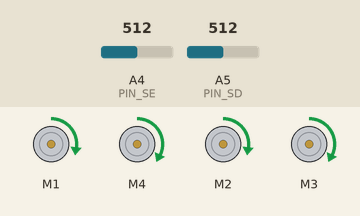
This sketch was run on a simulated Arduino Uno, built with avr-gcc and run on an emulated ATmega328P. Shown: 4 × DC motor (green arrow = forward, orange = backward, longer = faster). The inputs (shaded band) are chosen by the test bench; at power-on: A4 (PIN_SE) = 512, A5 (PIN_SD) = 512.

Above: at 1.2 s.
1.3 s: A4 (PIN_SE) set to 143
2.8 s: A4 (PIN_SE) set to 117
At 3.4 s:
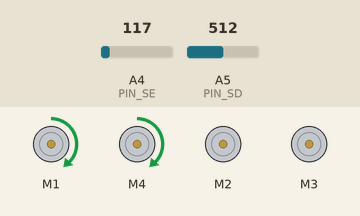
4.3 s: A5 (PIN_SD) set to 109
5.8 s: A5 (PIN_SD) set to 89
At 6.9 s:
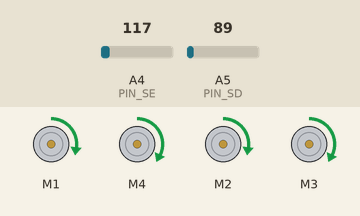
7.3 s: A4 (PIN_SE) set to 140
At 8.0 s:
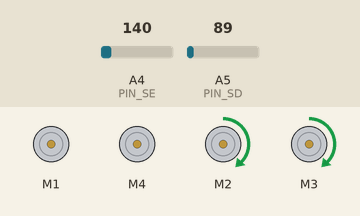
8.8 s: A4 (PIN_SE) set to 122
At 9.2 s:
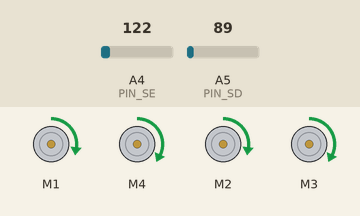
Timing chart, 0 to 11.3 s (numbered marks = the images above; inputs shaded):
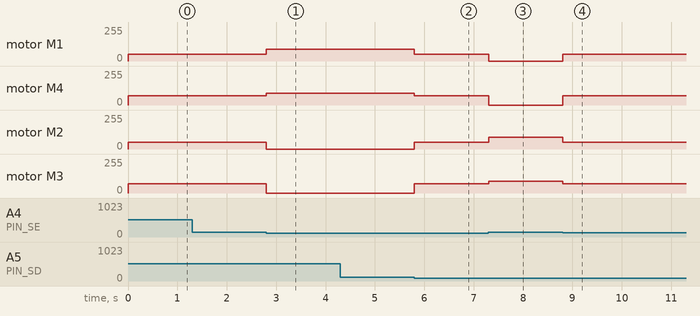

The sketch:

seguidor-linha.ino
```cpp
#include <AFMotor.h>

AF_DCMotor motor_um(1); //Seleciona o motor 1
AF_DCMotor motor_dois(2); //Seleciona o motor 2
AF_DCMotor motor_tres(3); //Seleciona o motor 3
AF_DCMotor motor_quatro(4); //Seleciona o motor 4

#define PIN_SE A4
#define PIN_SD A5

int SENSOR_E, SENSOR_D;

//velocidade inicial e deslocamento de rotacao
int startSpeed = 50, rotate = 40;
//velocidades iniciais dos motores esquerdo e direito
int left = startSpeed, right = startSpeed;
//condição para seguir em frente
boolean andar = true;
//velocidades individuais de cada motor para andar em linha reta
int motor1=50, motor2=50, motor3=70, motor4=70;
//resistêcia maxima para cada sensor
int limite_se = 130, limite_sd = 100;

//retorna true caso a resistência do sensor esquerdo seja menor
//que a resistência maxima
boolean isBlackLeft(){
  lerSensores();
  return SENSOR_E <= limite_se;
}

//retorna true caso a resistência do sensor direito seja menor
//que a resistência maxima
boolean isBlackRight(){
  lerSensores();
  return SENSOR_D <= limite_sd;
}

void setup(){
  Serial.begin(9600);
}

void lerSensores(){
  SENSOR_E = analogRead(PIN_SE);
  SENSOR_D = analogRead(PIN_SD);
}

//virar para a esquerda parando as rodas da esquerda
void vireEsquerdaParado(){
  left = 0;
  right = startSpeed + rotate;
  setVelocidadeMotores();
}

//virar para a direita parando as rodas das direita
void vireDireitaParado(){
  left = startSpeed + rotate;
  right = 0;
  setVelocidadeMotores();
}

//segue em frente
void seguirFrente(){
  left = startSpeed;
  right = startSpeed;
  setVelocidadeAndar();
}

//velocidade dos motores quando estão rodando
void setVelocidadeMotores(){
  motor_um.setSpeed(left);
  motor_um.run(FORWARD);
  motor_quatro.setSpeed(left);
  motor_quatro.run(FORWARD);
  motor_dois.setSpeed(right);
  motor_dois.run(FORWARD);
  motor_tres.setSpeed(right);
  motor_tres.run(FORWARD);
}

//velocidade dos motores quando segue em linha reta
void setVelocidadeAndar(){
  motor_um.setSpeed(motor1);
  motor_um.run(FORWARD);
  motor_quatro.setSpeed(motor4);
  motor_quatro.run(FORWARD);
  motor_dois.setSpeed(motor2);
  motor_dois.run(FORWARD);
  motor_tres.setSpeed(motor3);
  motor_tres.run(FORWARD);
}

//zera a velocidade dos motores
void setVelocidadeStop(){
  andar = false;
  motor_um.setSpeed(0);
  motor_um.run(BACKWARD);
  motor_quatro.setSpeed(0);
  motor_quatro.run(BACKWARD);
  motor_dois.setSpeed(0);
  motor_dois.run(FORWARD);
  motor_tres.setSpeed(0);
  motor_tres.run(FORWARD);
}

void loop(){
  //utiliza a mesma velocidade em ambos os motores para iniciar
  left = startSpeed;
  right = startSpeed;
  lerSensores();
  //caso os dois sensores estejam em cima da linha preta
  if(isBlackRight() && isBlackLeft()){
    seguirFrente();
  }
  //caso o sensor direito esteja em cima da linha preta
  else if(isBlackRight()){
    setVelocidadeStop();
   //enquanto o sensor esquerdo não encontrar a linha preta
    while(!isBlackLeft()){
      vireEsquerdaParado();
      }
    andar=true;
  }
  //caso o sensor esquerdo esteja em cima da linha preta
  else if(isBlackLeft()){
    setVelocidadeStop();
    //enquanto o sensor esquerdo não encontrar a linha preta
    while(!isBlackRight()){
      vireDireitaParado();
      }
    andar=true;
  }
  else if(andar){
    seguirFrente();
  }
}
```

Measured:
- the behaviour switches between 131 and 130 on A4 (PIN_SE) (found by bisection; images 0 and 1)
- the behaviour switches between 101 and 100 on A5 (PIN_SD) (found by bisection; images 1 and 2)
- after the input at 1.3 s, every drawn part: stays the same
- after the input at 2.8 s, motor M1: forward 50/255 → forward 90/255 at once; motor M4: forward 70/255 → forward 90/255 at once; motor M2: forward 50/255 → stopped at once; motor M3: forward 70/255 → stopped at once
- after the input at 4.3 s, every drawn part: stays the same
- after the input at 5.8 s, motor M1: forward 90/255 → forward 50/255 at once; motor M4: forward 90/255 → forward 70/255 at once; motor M2: stopped → forward 50/255 at once; motor M3: stopped → forward 70/255 at once
- after the input at 7.3 s, motor M1: forward 50/255 → stopped at once; motor M4: forward 70/255 → stopped at once; motor M2: forward 50/255 → forward 90/255 at once; motor M3: forward 70/255 → forward 90/255 at once
- after the input at 8.8 s, motor M1: stopped → forward 50/255 at once; motor M4: stopped → forward 70/255 at once; motor M2: forward 90/255 → forward 50/255 at once; motor M3: forward 90/255 → forward 70/255 at once
